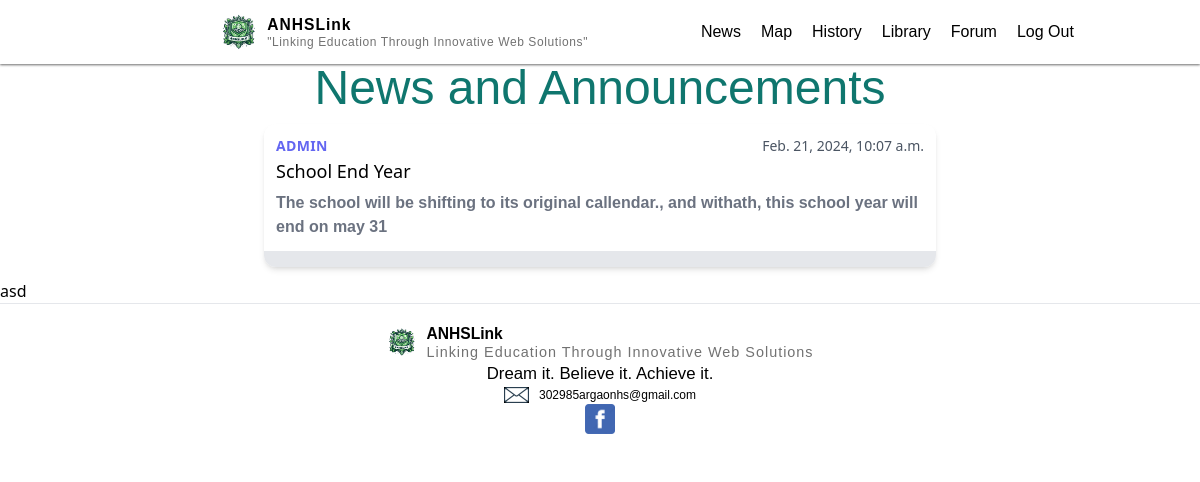
Page /home (signed in) on the committed database.
### main/models.py (models this page shows, shortened)
class Post(models.Model):
    author = models.ForeignKey(User, on_delete=models.CASCADE)
    title = models.CharField (max_length=200)
    description = models.TextField()
    created_at = models.DateTimeField(auto_now_add=True)
    updated_at = models.DateTimeField(auto_now=True)

### main/views.py (the view)
# urls.py: path("home", views.home, name="home"),
@login_required(login_url="/anhs")
def home (request):
    posts = Post.objects.all().order_by('-created_at')
    return render(request,"main/home.html", {"posts":posts})

### main/templates/main/home.html (shortened to what this page needs)
{% extends "main/base.html" %}
{% load static %}
{% block body %}
<div class="image_container">
  <div> <h1 class="text-teal-700  text-5xl text-center flex justify-center">News and Announcements</h1></div>
</div>
{% for post in posts %}
<div class="max-w-md mx-auto bg-white rounded-xl shadow-md overflow-hidden md:max-w-2xl m-3">
  <div class="md:flex">
    <div class="p-3">
      <div class="flex justify-between"><span class="uppercase tracking-wide text-sm text-indigo-500 font-semibold">{{post.author.username}}
        </span>
        <span class="text-sm text-gray-600">{{post.created_at}}</span>
      </div>
      <a href="#" class="block mt-1 text-lg leading-tight font-medium text-black hover:underline">{{post.title}}</a>
      <p class="mt-2 text-gray-500 font-extrabold">{{post.description}}</p>
    </div>
  </div>
  <div class="px-4 py-2 bg-gray-200 text-right">
  </div>
</div>
{% empty %}
<p class="m-3 text-center text-gray-500">No posts</p>
{% endfor %}
{% endblock %}

### authentication/static/css/main.css (style rules this page uses)
html, :host { line-height: 1.5; -webkit-text-size-adjust: 100%; -moz-tab-size: 4; -o-tab-size: 4; tab-size: 4; font-family: ui-sans-serif, system-ui, sans-serif, "Apple Color Emoji", "Segoe UI Emoji", "Segoe UI Symbol", "Noto Color Emoji"; font-feature-settings: normal; font-variation-settings: normal; -webkit-tap-highlight-color: transparent; }
body { margin: 0; line-height: inherit; }
h1, h2, h3, h4, h5, h6 { font-size: inherit; font-weight: inherit; }
a { color: inherit; text-decoration: inherit; }
blockquote, dl, dd, h1, h2, h3, h4, h5, h6, hr, figure, p, pre { margin: 0; }
.m-3 { margin: 0.75rem; }
.mx-auto { margin-left: auto; margin-right: auto; }
.mt-1 { margin-top: 0.25rem; }
.mt-2 { margin-top: 0.5rem; }
.block { display: block; }
.flex { display: flex; }
.max-w-md { max-width: 28rem; }
.justify-center { justify-content: center; }
.justify-between { justify-content: space-between; }
.overflow-hidden { overflow: hidden; }
.rounded-xl { border-radius: 0.75rem; }
.bg-gray-200 { --tw-bg-opacity: 1; background-color: rgb(229 231 235 / var(--tw-bg-opacity)); }
.bg-white { --tw-bg-opacity: 1; background-color: rgb(255 255 255 / var(--tw-bg-opacity)); }
.p-3 { padding: 0.75rem; }
.px-4 { padding-left: 1rem; padding-right: 1rem; }
.py-2 { padding-top: 0.5rem; padding-bottom: 0.5rem; }
.text-center { text-align: center; }
.text-right { text-align: right; }
.text-5xl { font-size: 3rem; line-height: 1; }
.text-lg { font-size: 1.125rem; line-height: 1.75rem; }
.text-sm { font-size: 0.875rem; line-height: 1.25rem; }
.font-extrabold { font-weight: 800; }
.font-medium { font-weight: 500; }
.font-semibold { font-weight: 600; }
.uppercase { text-transform: uppercase; }
.leading-tight { line-height: 1.25; }
.tracking-wide { letter-spacing: 0.025em; }
.text-black { --tw-text-opacity: 1; color: rgb(0 0 0 / var(--tw-text-opacity)); }
.text-gray-500 { --tw-text-opacity: 1; color: rgb(107 114 128 / var(--tw-text-opacity)); }
.text-gray-600 { --tw-text-opacity: 1; color: rgb(75 85 99 / var(--tw-text-opacity)); }
.text-indigo-500 { --tw-text-opacity: 1; color: rgb(99 102 241 / var(--tw-text-opacity)); }
.text-teal-700 { --tw-text-opacity: 1; color: rgb(15 118 110 / var(--tw-text-opacity)); }
.shadow-md { --tw-shadow: 0 4px 6px -1px rgb(0 0 0 / 0.1), 0 2px 4px -2px rgb(0 0 0 / 0.1); --tw-shadow-colored: 0 4px 6px -1px var(--tw-shadow-color), 0 2px 4px -2px var(--tw-shadow-color); box-shadow: var(--tw-ring-offset-shadow, 0 0 #0000), var(--tw-ring-shadow, 0 0 #0000), var(--tw-shadow); }
@media (min-width: 768px) { .md\:flex { display: flex; } }
@media (min-width: 768px) { .md\:max-w-2xl { max-width: 42rem; } }

### authentication/static/styles/styles.css (style rules this page uses)
body { margin: 0; padding: 0; }
h1 { font-family: sans-serif; }
a { text-decoration: none; }
.image_container { display: flex; justify-content: center; align-items: center; position: relative; width: auto; }
p { font-family: sans-serif; }

### rows in the picture
Post: author.username "ADMIN", created_at "Feb. 21, 2024, 10:07 a.m.", title "School End Year", description "The school will be shifting to its original callendar., and withath, this school year will end on may 31"
